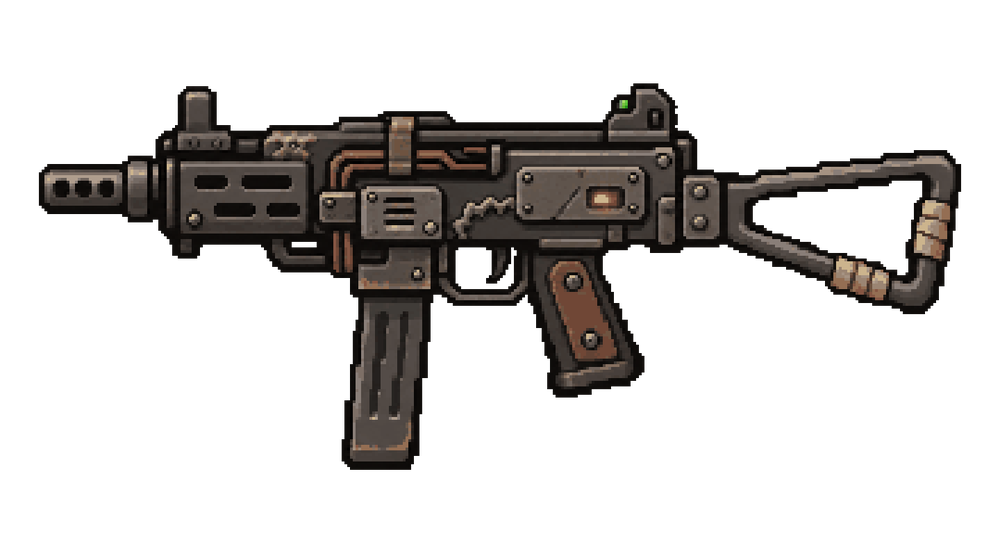
#> input picture Assets/Game/Art/Weapons/EpicSMG/Side/epic_smg_side_design.png, 1000 x 556 px, shrunk from 1440 x 800 before the run
$ python restore_grid.py ../../Assets/Game/Art/Weapons/EpicSMG/Side/epic_smg_side_design.png ../../Assets/Game/Art/Weapons/EpicSMG/Side/epic_smg_side_design.png
#> lines starting #> are read from the running program, lines starting #| are printed output that depends on the picture
#!/usr/bin/env python3
"""
Restores the 4 x 4 dot grid of an approved first-person image (Stage 38 spec 4-2, method B; the original is kept
untouched).

Some delivered images were resampled after they were drawn: their dots are no longer whole 4 x 4 cells (colours change
from one pixel to the next and the outline carries semi-transparent pixels). The game image is then a derivative where
every 4 x 4 cell of the canvas, from the top-left (0, 0), is one colour and one alpha:
    alpha  255 when at least half of the cell's pixels have alpha >= 128, else 0 (fully transparent)
    colour the most common colour among the cell's pixels with alpha >= 128 (no averaging, no blur, no interpolation)
The cells of the right and bottom edges are 2 or 3 pixels wide / high (1774 x 887 is not a multiple of 4) and follow the
same rule. Same canvas size, so the placement's pixel coordinates still hold.

Run by hand (needs Pillow):  python3 Tools/pixelart/restore_grid.py SOURCE.png DERIVED.png [--cell 4]
Prints how many cells changed. The art definition names the derivative ("image") and the original ("source").
"""
import sys
from collections import Counter

from PIL import Image

CELL = 4
SOLID = 128


def main():
    src, dst = sys.argv[1], sys.argv[2]
    n = int(sys.argv[sys.argv.index("--cell") + 1]) if "--cell" in sys.argv else CELL
    img = Image.open(src).convert("RGBA")
#> img is the input picture: PIL image 1000x556 RGBA; mean R, G, B, A 15.1, 13, 11.6, 61.3
    w, h = img.size
#> w = 1000; h = 556
    px = img.load()
    out = Image.new("RGBA", (w, h), (0, 0, 0, 0))
#> out: PIL image 1000x556 RGBA; every value is 0
    op = out.load()
    changed = cells = 0
    for cy in range(0, h, n):
        for cx in range(0, w, n):
            xs, ys = range(cx, min(cx + n, w)), range(cy, min(cy + n, h))
            pixels = [px[x, y] for x in xs for y in ys]
            solid = [p[:3] for p in pixels if p[3] >= SOLID]
            colour = Counter(solid).most_common(1)[0][0] + (255,) if 2 * len(solid) >= len(pixels) else (0, 0, 0, 0)
            cells += 1
            if any(p != colour and not (p[3] == 0 and colour[3] == 0) for p in pixels):
                changed += 1
            for x in xs:
                for y in ys:
                    op[x, y] = colour
#> after the loop, cells = 34750; changed = 9145
    out.save(dst, optimize=True)
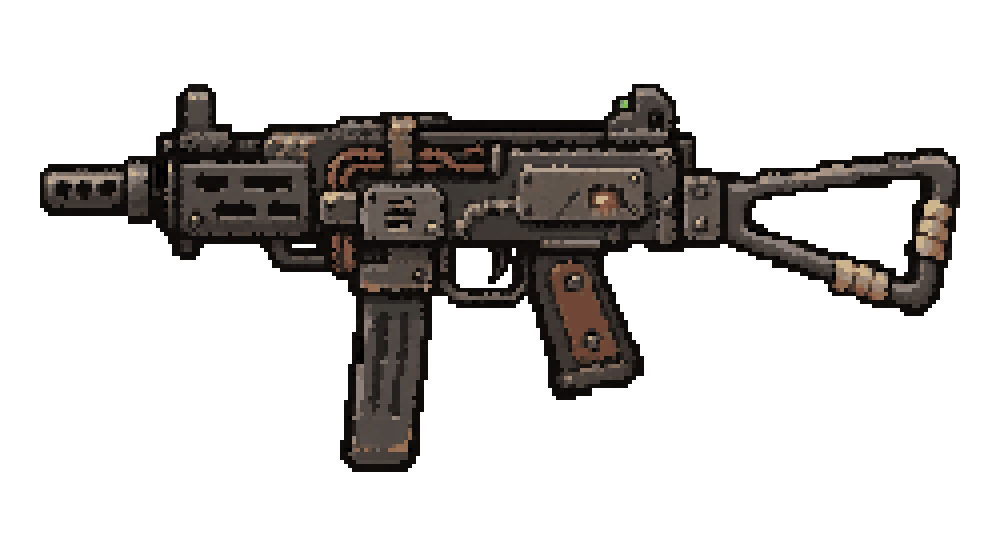
#> saved as epic_smg_side_design.png: PIL image 1000x556 RGBA; mean R, G, B, A 14.9, 12.8, 11.5, 62.2; transparent parts drawn white
    print(f"{src} -> {dst}: {w}x{h}, {n}x{n} cells: {cells}, changed: {changed}")
#| ../../Assets/Game/Art/Weapons/EpicSMG/Side/epic_smg_side_design.png -> ../../Assets/Game/Art/Weapons/EpicSMG/Side/epic_smg_side_design.png: 1000x556, 4x4 cells: 34750, changed: 9145


if __name__ == "__main__":
    main()
